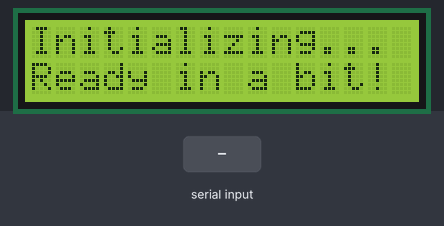
Recording of a sketch running on a simulated Arduino Uno, built with avr-gcc and run on an emulated ATmega328P. Shown: 16×2 character LCD. The test bench sets the inputs (shaded band). What the sketch prints to the serial monitor is not drawn.

Above: at 2.7 s.
2.8 s: "1" received over the second serial link
At 4.0 s:
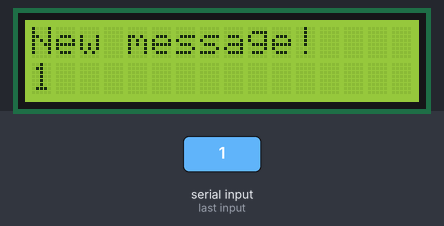
4.3 s: "0" received over the second serial link
At 4.6 s:
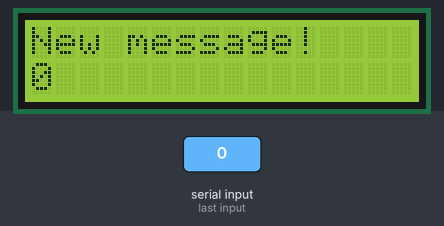
Timing chart, 0 to 7.3 s (numbered marks = the images above; inputs shaded):
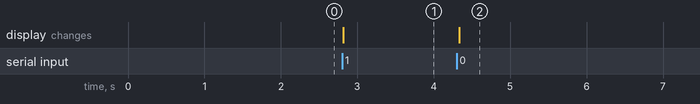

The sketch:

bluetooth_with_lcd.ino
```cpp
#include <SoftwareSerial.h>
#include <LiquidCrystal_I2C.h>
#include <SPI.h>
#include <Wire.h>

#define RX_PIN 2
#define TX_PIN 4

#define LCD_COLS 16
#define LCD_ROWS 2

LiquidCrystal_I2C lcd(0x27, LCD_COLS, LCD_ROWS);
SoftwareSerial mySerial(TX_PIN, RX_PIN);

String command = "";

void setup() {
  Serial.begin(9600);
  mySerial.begin(9600);

  // Initialize LCD
  lcd.init();
  lcd.backlight();

  // Ask for some patience
  lcd.setCursor(0, 0);
  lcd.print("Initializing...");
  lcd.setCursor(0, 1);
  lcd.print("Ready in a bit!");

  Serial.println("Type AT commands!");

  delay(1500);
}

void loop() {
  if (mySerial.available()) {
    lcd.clear();

    // Receive the whole string...
    while (mySerial.available()) {
      command += (char) mySerial.read();
    }
    command.trim(); // ... and remove unwanted leading / trailing characters

    // Display in serial monitor
    Serial.println("Received |\t" + command);

    // Display on LCD
    lcd.setCursor(0, 0);
    lcd.print("New message!");
    lcd.setCursor(0, 1);
    lcd.print(command);

    command = "";

    delay(1500);
  }

  if (Serial.available()) {
    delay(10);  // Necessary delay
    mySerial.write(Serial.read());
  }
}
```

Measured:
- after the input at 2.8 s, the display: changes at once (image 1)
- after the input at 4.3 s, the display: changes at once (image 2)
